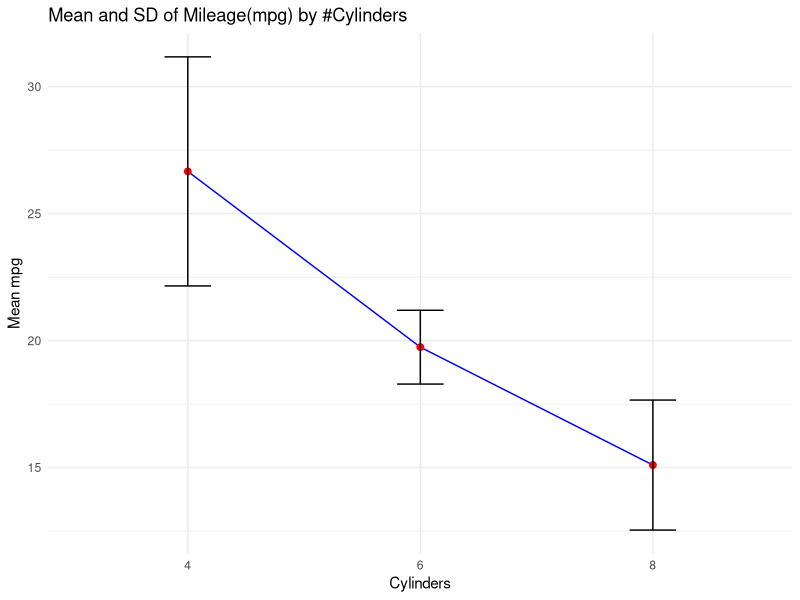
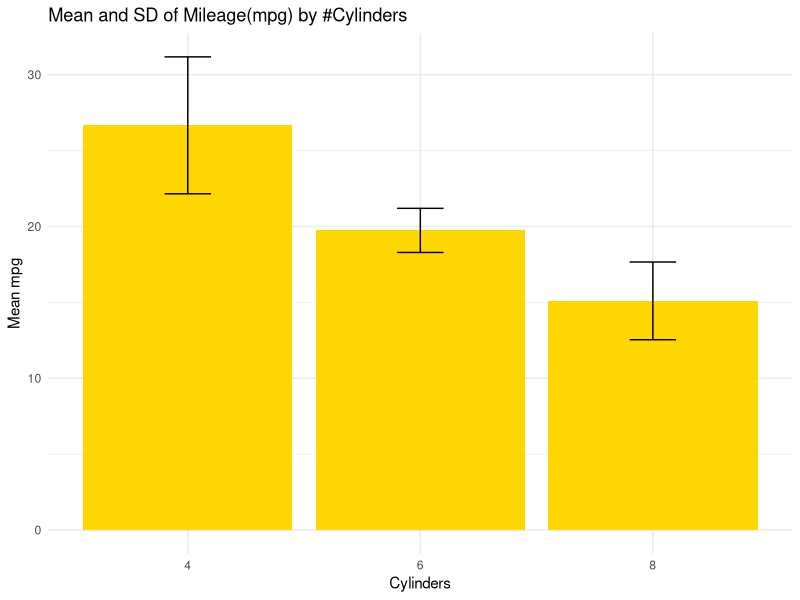
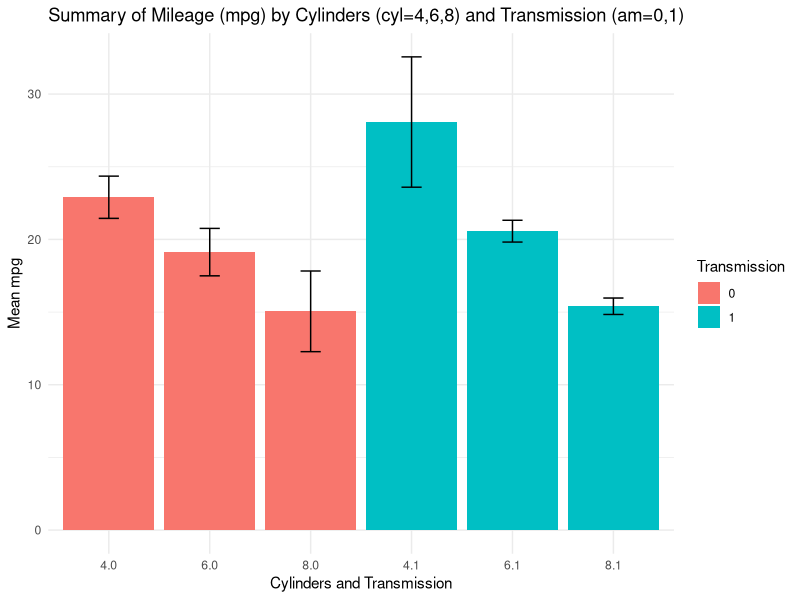
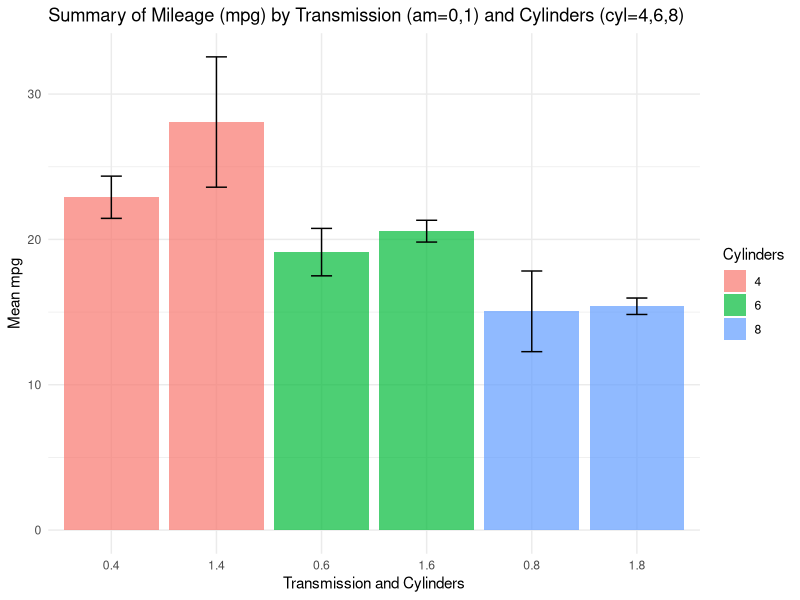
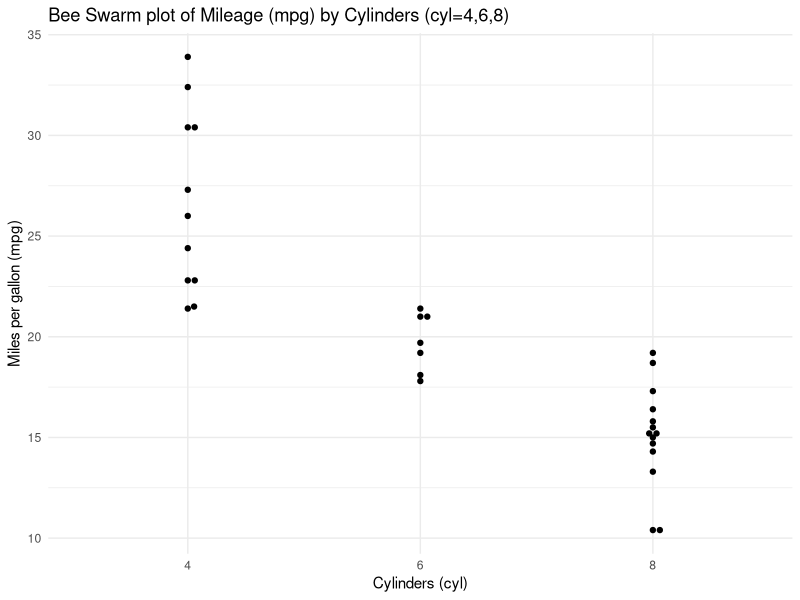
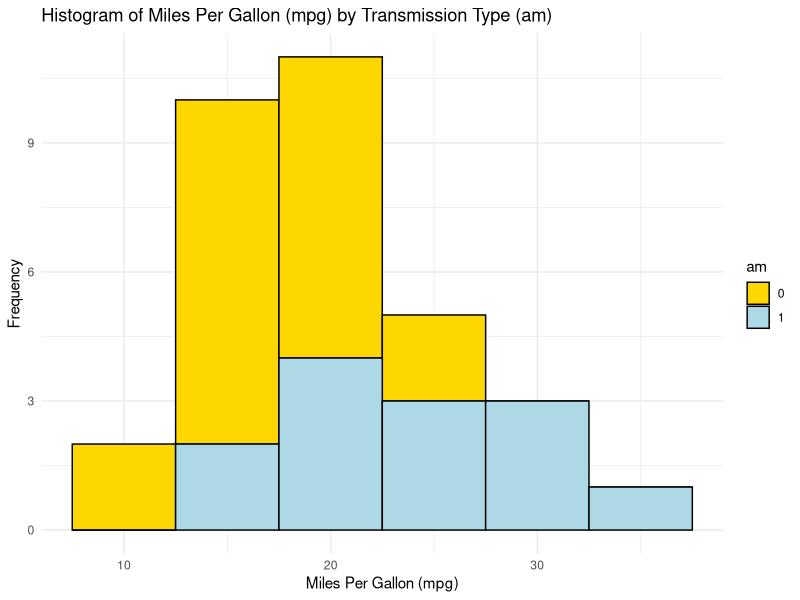
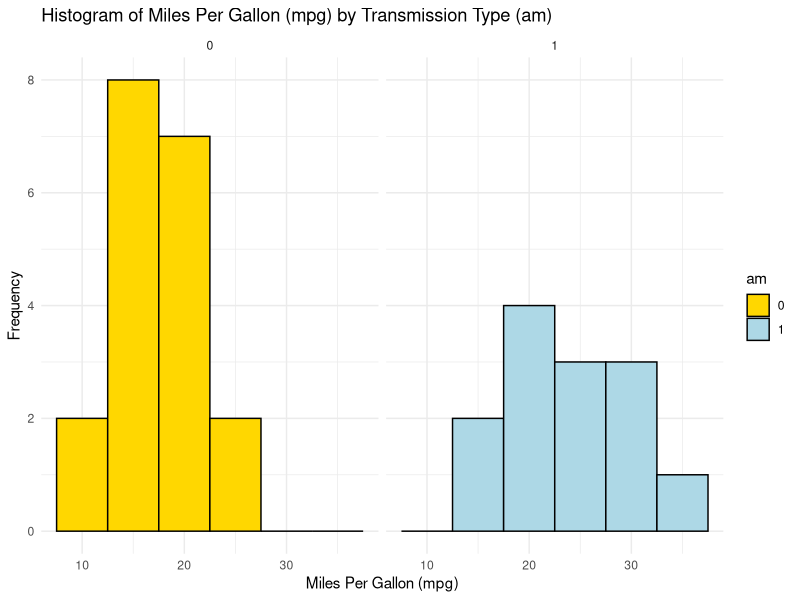
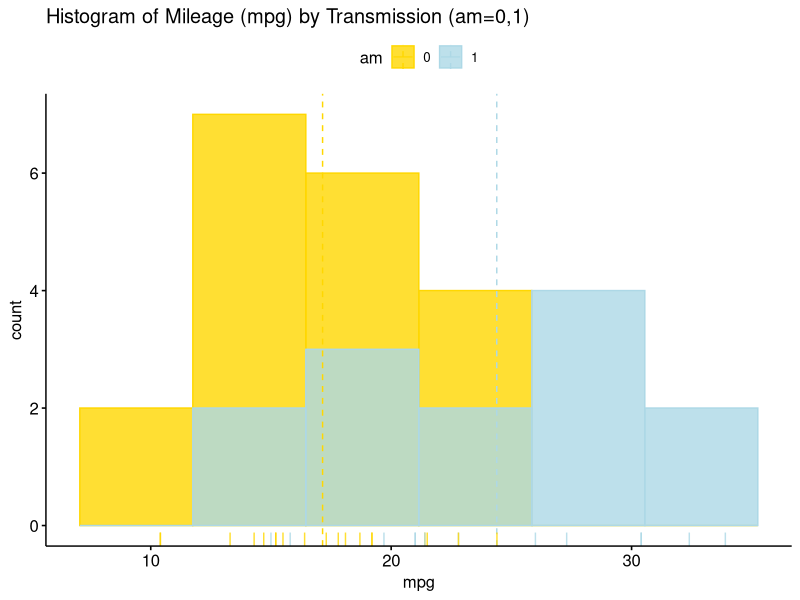

The R source for these figures, in order:
## ---- chunk 1
# Load the required libraries, suppressing annoying startup messages
library(dplyr, quietly = TRUE, warn.conflicts = FALSE)
library(tibble, quietly = TRUE, warn.conflicts = FALSE)
library(knitr) # For formatting tables
# Read the mtcars dataset into a tibble called tb
data(mtcars)
tb <- as_tibble(mtcars)
# Convert relevant columns into factor variables
tb$cyl <- as.factor(tb$cyl) # cyl = {4,6,8}, number of cylinders
tb$am <- as.factor(tb$am) # am = {0,1}, 0:automatic, 1: manual transmission
tb$vs <- as.factor(tb$vs) # vs = {0,1}, v-shaped engine, 0:no, 1:yes
tb$gear <- as.factor(tb$gear) # gear = {3,4,5}, number of gears
# Directly access the data columns of tb, without tb$mpg
attach(tb)
## ---- chunk 2
suppressPackageStartupMessages(library(dplyr))
s1 <- tb %>%
  group_by(cyl) %>%
  summarise(Mean_mpg = mean(mpg, na.rm = TRUE),
            SD_mpg = sd(mpg, na.rm = TRUE))
  
kable(s1, digits=2, caption = "Summary Statistics of Mileage (mpg) by Cylinders (cyl=4,6,8)") 
## ---- chunk 3
suppressPackageStartupMessages(library(ggplot2))
ggplot(s1, 
       aes(x = cyl, y = Mean_mpg)) +
  geom_line(group=1, color = "blue") +
  geom_point(size = 2, color = "red") +
  geom_errorbar(aes(ymin = Mean_mpg - SD_mpg, 
                    ymax = Mean_mpg + SD_mpg), 
                width = .2, colour = "black") +
  labs(x = "Cylinders", y = "Mean mpg",
       title = "Mean and SD of Mileage(mpg) by #Cylinders") +
  theme_minimal()
## ---- chunk 4
library(ggplot2)
# mpg plot
ggplot(s1, 
       aes(x = cyl, 
           y = Mean_mpg)) +
  geom_bar(stat = "identity", 
           fill = "gold") +
  geom_errorbar(aes(ymin = Mean_mpg - SD_mpg, 
                    ymax = Mean_mpg + SD_mpg), 
                width = .2) +
  labs(x = "Cylinders", y = "Mean mpg",
       title = "Mean and SD of Mileage(mpg) by #Cylinders") +
  theme_minimal()
## ---- chunk 5
library(dplyr)
s3 <- tb %>%
  group_by(cyl) %>%
  summarise(
    Mean_mpg = mean(mpg, na.rm = TRUE),
    SD_mpg = sd(mpg, na.rm = TRUE),
    Mean_wt = mean(wt, na.rm = TRUE),
    SD_wt = sd(wt, na.rm = TRUE),
    Mean_hp = mean(hp, na.rm = TRUE),
    SD_hp = sd(hp, na.rm = TRUE)
    ) 
kable(s3, 
      digits=2, 
      caption = "Summary of Mileage (mpg), Weight (wt), Horsepower (hp) by Cylinders (cyl=4,6,8)")
## ---- chunk 6
s4 <- tb %>%
  group_by(cyl, am) %>%
  summarise(Mean_mpg = mean(mpg, na.rm = TRUE),
            SD_mpg = sd(mpg, na.rm = TRUE))
kable(s4, 
      digits=2, 
      caption = "Summary of Mileage (mpg) by Cylinders (cyl=4,6,8) and Transmission (am=0,1)")
## ---- chunk 7
# Create the plot
ggplot(s4, aes(x = interaction(cyl, am), 
               y = Mean_mpg, 
               fill = as.factor(am))) +
  geom_bar(stat = "identity", 
           position = position_dodge()) +
  geom_errorbar(aes(ymin = Mean_mpg - SD_mpg, 
                    ymax = Mean_mpg + SD_mpg), 
                width = .2, 
                position = position_dodge(.9)) +
  labs(x = "Cylinders and Transmission", 
       y = "Mean mpg", 
       fill = "Transmission",
       title = "Summary of Mileage (mpg) by Cylinders (cyl=4,6,8) and Transmission (am=0,1)") +
  theme_minimal()
## ---- chunk 8
library(dplyr)
s5 <- tb %>%
  group_by(am, cyl) %>%
  summarise(Mean_mpg = mean(mpg, na.rm = TRUE),
            SD_mpg = sd(mpg, na.rm = TRUE)) 
kable(s5, 
      digits=2, caption = "Summary of Mileage (mpg) by Transmission (am=0,1) and Cylinders (cyl=4,6,8)")
## ---- chunk 9
# Create the plot
ggplot(s5, 
       aes(x = interaction(am, cyl), 
           y = Mean_mpg, 
           fill = as.factor(cyl))) +
  geom_bar(stat = "identity", 
           alpha = 0.7, 
           position = position_dodge()) +
  geom_errorbar(aes(ymin = Mean_mpg - SD_mpg, 
                    ymax = Mean_mpg + SD_mpg), 
                width = .2, 
                position = position_dodge(.9)) +
  labs(x = "Transmission and Cylinders", 
       y = "Mean mpg", 
       fill = "Cylinders",
       title = "Summary of Mileage (mpg) by Transmission (am=0,1) and Cylinders (cyl=4,6,8)") +
  theme_minimal()
## ---- chunk 10
s6 <- tb %>%
  group_by(am, cyl) %>%
  summarise(
    Mean_mpg = mean(mpg, na.rm = TRUE),
    SD_mpg = sd(mpg, na.rm = TRUE),
    Mean_wt = mean(wt, na.rm = TRUE),
    SD_wt = sd(wt, na.rm = TRUE),
    Mean_hp = mean(hp, na.rm = TRUE),
    SD_hp = sd(hp, na.rm = TRUE)
    )
kable(s6, 
      digits=2, caption = "Summary of Mileage (mpg) by Transmission (am=0,1) and Cylinder (cyl=4,6,8)")
## ---- chunk 11
library(ggplot2)
library(ggbeeswarm)
# Create the beeswarm plot
ggplot(mtcars, 
       aes(x = factor(cyl), 
           y = mpg)) +
  geom_beeswarm() +
  labs(title = "Bee Swarm plot of Mileage (mpg) by Cylinders (cyl=4,6,8)",
       x = "Cylinders (cyl)",
       y = "Miles per gallon (mpg)") +
  theme_minimal() 
## ---- chunk 12
ggplot(tb, aes(x = mpg, 
               fill = am)) +
  geom_histogram(binwidth = 5, color = "black") +
  scale_fill_manual(values = c("gold", "lightblue")) +
  theme_minimal() +
  labs(title = "Histogram of Miles Per Gallon (mpg) by Transmission Type (am)",
       x = "Miles Per Gallon (mpg)",
       y = "Frequency")
## ---- chunk 13
ggplot(tb, aes(x = mpg, 
               fill = am)) +
  geom_histogram(binwidth = 5, color = "black") +
  scale_fill_manual(values = c("gold", "lightblue")) +
  facet_wrap(~ am) +
  theme_minimal() +
  labs(title = "Histogram of Miles Per Gallon (mpg) by Transmission Type (am)",
       x = "Miles Per Gallon (mpg)",
       y = "Frequency")
## ---- chunk 14
library(ggpubr)
gghistogram(tb, 
            x = "mpg", 
            bins = 6,
            add = "mean", 
            rug = TRUE, 
            color = "am", 
            fill = "am", 
            alpha = 0.8,
            palette = c("gold", "lightblue"),
            title = "Histogram of Mileage (mpg) by Transmission (am=0,1)")
## ---- chunk 15
ggplot(tb, aes(x = mpg, 
               fill = am)) +
  geom_histogram(binwidth = 3, color = "black") +
  scale_fill_manual(values = c("gold", "lightblue")) +
  facet_grid(cyl ~ am) +
  theme_minimal() +
  labs(title = "Histogram of Mileage (mpg) by Transmission (am=0,1) and Cylinders (cyl=4,6,8)",
       x = "Miles Per Gallon (mpg)",
       y = "Frequency")

## ---- chunk 16
ggplot(tb, aes(x = mpg, 
               fill = am)) +
  geom_density(color = "black") +
  scale_fill_manual(values = c("gold", "lightblue")) +
  facet_wrap(~ am) +
  theme_minimal() +
  labs(title = "Density Plot of Mileage (mpg) by Transmission (am=0,1)",
       x = "Miles Per Gallon (mpg)",
       y = "Density")

## ---- chunk 17
library(ggpubr)
ggdensity(tb, 
          x = "mpg", 
          color = "am" ,
          fill = "am",
          add = "mean",
          rug = TRUE,
          palette = c("gold", "skyblue"),
          title = "PDF of Mileage (mpg) by Transmission (am=0,1), using ggpubr::ggdensity()",
          ylab = "Miles Per Gallon (mpg)",
          xlab = "Transmission (am)"
)
## ---- chunk 18
library(ggplot2)
# Create separate CDFs for 'am = 0' and 'am = 1'
ggplot(tb, aes(x = mpg, 
               color = factor(am))) +
  stat_ecdf(geom = "line") +
  scale_color_manual(values = c("blue", "black")) +
  labs(x = "Miles Per Gallon (mpg)", y = "CDF", 
       title = "Cumulative Distribution Function (CDF) of Mileage (mpg) by Transmission (am=0,1)",
       color = "am") +
  theme_minimal() 
## ---- chunk 19
library(ggplot2)
ggplot(tb, aes(x = cyl, 
               y = mpg)) +
  geom_boxplot(fill = c("gold","lightblue","lightpink"), 
               color = "black") +
  coord_flip() +
  labs(title = "Boxplot of Mileage (mpg) by Cylinders (cyl=4,6,8)",
       y = "Miles Per Gallon (mpg)",
       x = "Cylinders") +
  theme_minimal()
## ---- chunk 20
library(ggpubr)
ggboxplot(tb, 
          y = "mpg", 
          x = "cyl",
          color = "cyl",
          fill = "white",
          palette = c("black","blue","red"),
          shape = "cyl",
          orientation = "horizontal",
          add = "jitter", #jitter helps display the data points
          title = "Boxplot of Mileage (mpg) by Cylinders (cyl=4,6,8), using ggpubr::ggboxplot()",
          ylab = "Miles Per Gallon (mpg)",
          xlab = "Cylinders"
)
## ---- chunk 21
ggplot(tb, aes(x = as.factor(am), y = mpg, fill = as.factor(am))) +
  geom_boxplot() +
  scale_fill_manual(values = c("gold", "lightblue"), name = "Transmission") +
  facet_grid(~ cyl) +
  theme_minimal() +
  labs(title = "Boxplot of Mileage (mpg) by Cylinders (cyl=4,6,8) and Transmission (am=0,1)",
       x = "Transmission Type (am)",
       y = "Miles Per Gallon (mpg)")

## ---- chunk 22
ggplot(tb, aes(x = as.factor(cyl), y = mpg, fill = as.factor(cyl))) +
  geom_boxplot() +
  scale_fill_manual(values = c("gold", "lightblue", "lightpink"), name = "Cylinders") +
  facet_grid(~ am) +
  theme_minimal() +
  coord_flip() +
  labs(title = "Boxplot of Mileage (mpg) by Transmission (am=0,1) and Cylinders (cyl=4,6,8)",
       x = "Number of Cylinders (cyl)",
       y = "Miles Per Gallon (mpg)")

## ---- chunk 23
library(ggpubr)
ggboxplot(tb, 
          y = "mpg", 
          x = "cyl",
          color = "cyl",
          fill = "white",
          palette = c("black","blue","red"),
          shape = "cyl",
          orientation = "horizontal",
          add = "jitter", #jitter helps display the data points
          facet.by = "am", #split data by "am"
          title = "Boxplot of Mileage by Cylinders, Transmission, with ggpubr::ggboxplot()",
          ylab = "Miles Per Gallon (mpg)",
          xlab = "Cylinders"
)
## ---- chunk 24
library(ggpubr)
ggboxplot(tb, 
          y = "mpg", 
          x = "am",
          color = "am",
          fill = "white",
          palette = c("black", "blue"),  # assuming am has 2 levels; adjust as needed
          shape = "am",
          orientation = "horizontal",
          add = "jitter", #jitter helps display the data points
          facet.by = "cyl", #split data by "cyl"
          title = "Boxplot of Mileage by Transmission, Cylinders, with ggpubr::ggboxplot()",
          ylab = "Miles Per Gallon (mpg)",
          xlab = "Transmission"
)
## ---- chunk 25
library(ggplot2)
ggplot(tb, aes(x = factor(cyl), 
               y = mpg)) +
  geom_violin(aes(fill = factor(cyl)), 
              color = "black") +
  scale_fill_manual(values = c("gold","lightblue","lightpink"), 
                    name = "Cylinders") +
  geom_boxplot(width=0.2, 
               fill="white") +
  coord_flip() +
  labs(title = "Violin Plot and Box Plot of Mileage (mpg) by Cylinders (cyl=4,6,8)",
       y = "Miles Per Gallon (mpg)",
       x = "Cylinders") +
  theme_minimal()
## ---- chunk 26
library(ggplot2)

ggplot(tb, aes(x = factor(cyl), y = mpg)) +
  geom_violin(aes(fill = factor(cyl)), color = "black") +
  scale_fill_manual(values = c("gold", "lightblue", "lightpink"), name = "Cylinders") +
  geom_boxplot(width = 0.2, fill = "white") +
  coord_flip() +
  labs(title = "Violin Plot and Box Plot of Mileage (mpg) by Cylinders and Transmission",
       y = "Miles Per Gallon (mpg)",
       x = "Cylinders") +
  facet_grid(am ~ ., scales = "free_y", space = "free_y", labeller = labeller(am = function(x) ifelse(x == 0, "Automatic", "Manual"))) +
  theme_minimal()

## ---- chunk 27
library(ggplot2)
library(dplyr)

# Modify the data first
tb_modified <- tb %>%
  mutate(am = factor(am, levels = c(0, 1), labels = c("Automatic", "Manual")))

# Create the plot
ggplot(tb_modified, 
       aes(x = factor(cyl), 
           y = mpg)) +
  geom_violin(aes(fill = factor(cyl)), 
              color = "black") +
  scale_fill_manual(values = c("gold", "lightblue", "lightpink"), 
                    name = "Cylinders") +
  geom_boxplot(width = 0.2, fill = "white") +
  coord_flip() +
  labs(title = "Violin Plot and Box Plot of Mileage (mpg) by Cylinders and Transmission",
       y = "Miles Per Gallon (mpg)",
       x = "Cylinders") +
  facet_grid(am ~ ., 
             scales = "free_y", 
             space = "free_y") +
  theme_minimal()
